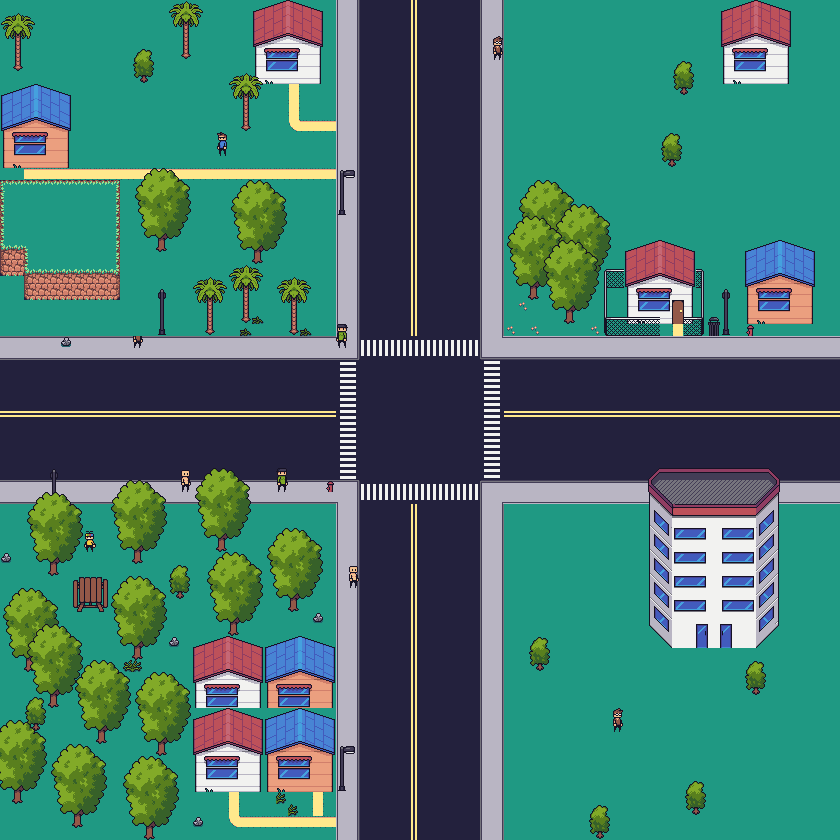

Rendered tile map (Tiled .tmx) drawn with the repository's tilesets; below, a short description and the map source with its tile grids summarised:
An orthogonal 70x70 tile map with 12x12 px tiles, 21 tile layers (street, rocks, people, Tile Layer 2, ...).

<map version="1.10" tiledversion="1.11.0" orientation="orthogonal" renderorder="right-up" width="70" height="70" tilewidth="12" tileheight="12" infinite="0" nextlayerid="30" nextobjectid="1">
 <tileset firstgid="1" source="sTiles.tsx" />
 <layer id="1" name="street" width="70" height="70">
  <data>[4900 cells, 4900 non-empty, 13 distinct tile ids]</data>
 </layer>
 <group id="3" name="houses" />
 <layer id="5" name="rocks" width="70" height="70">
  <data>[4900 cells, 198 non-empty, 4 distinct tile ids]</data>
 </layer>
 <layer id="6" name="people" width="70" height="70">
  <data>[4900 cells, 2362 non-empty, 7 distinct tile ids]</data>
 </layer>
 <layer id="2" name="Tile Layer 2" width="70" height="70">
  <data>[4900 cells, 841 non-empty, 73 distinct tile ids]</data>
 </layer>
 <layer id="7" name="fance" width="70" height="70">
  <data>[4900 cells, 10 non-empty, 4 distinct tile ids]</data>
 </layer>
 <layer id="8" name="orbon objects" width="70" height="70">
  <data>[4900 cells, 85 non-empty, 54 distinct tile ids]</data>
 </layer>
 <layer id="11" name="Tile Layer 8" width="70" height="70">
  <data>[4900 cells, 0 non-empty, 0 distinct tile ids]</data>
 </layer>
 <group id="10" name="trees">
  <layer id="15" name="Tile Layer 9" width="70" height="70">
   <data>[4900 cells, 40 non-empty, 40 distinct tile ids]</data>
  </layer>
  <layer id="16" name="Tile Layer 10" width="70" height="70">
   <data>[4900 cells, 0 non-empty, 0 distinct tile ids]</data>
  </layer>
  <layer id="9" name="Tile Layer 7" width="70" height="70">
   <data>[4900 cells, 35 non-empty, 35 distinct tile ids]</data>
  </layer>
  <layer id="17" name="Tile Layer 11" width="70" height="70">
   <data>[4900 cells, 86 non-empty, 83 distinct tile ids]</data>
  </layer>
  <layer id="18" name="Tile Layer 12" width="70" height="70">
   <data>[4900 cells, 165 non-empty, 36 distinct tile ids]</data>
  </layer>
  <layer id="19" name="windows" width="70" height="70">
   <data>[4900 cells, 12 non-empty, 6 distinct tile ids]</data>
  </layer>
  <layer id="20" name="Tile Layer 14" width="70" height="70">
   <data>[4900 cells, 6 non-empty, 6 distinct tile ids]</data>
  </layer>
  <layer id="21" name="Tile Layer 15" width="70" height="70">
   <data>[4900 cells, 31 non-empty, 12 distinct tile ids]</data>
  </layer>
  <layer id="22" name="Tile Layer 16" width="70" height="70">
   <data>[4900 cells, 6 non-empty, 6 distinct tile ids]</data>
  </layer>
  <layer id="23" name="Tile Layer 17" width="70" height="70">
   <data>[4900 cells, 12 non-empty, 6 distinct tile ids]</data>
  </layer>
  <layer id="24" name="Tile Layer 18" width="70" height="70">
   <data>[4900 cells, 6 non-empty, 6 distinct tile ids]</data>
  </layer>
  <layer id="25" name="Tile Layer 19" width="70" height="70">
   <data>[4900 cells, 418 non-empty, 115 distinct tile ids]</data>
  </layer>
  <layer id="26" name="Tile Layer 20" width="70" height="70">
   <data>[4900 cells, 425 non-empty, 47 distinct tile ids]</data>
  </layer>
  <layer id="27" name="Tile Layer 21" width="70" height="70">
   <data>[4900 cells, 211 non-empty, 79 distinct tile ids]</data>
  </layer>
 </group>
</map>
